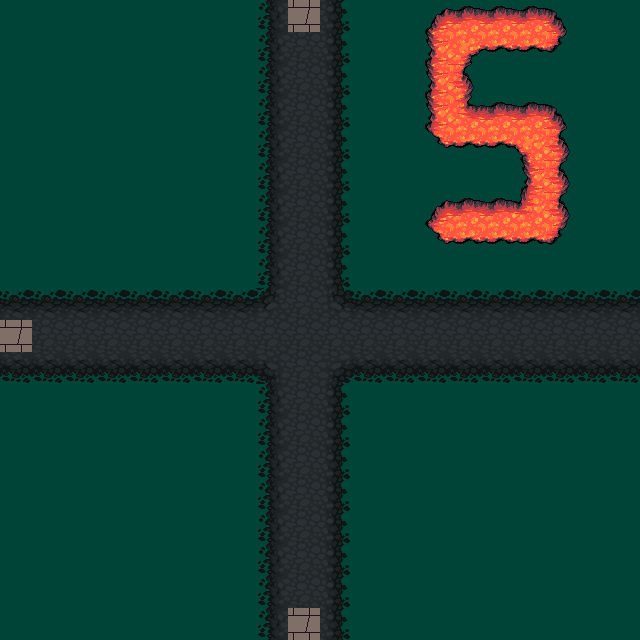

This is a level from a 2D game, rendered from its Tiled map with the project's own tilesets. A one-line summary and the complete map file follow:
An orthogonal 20x20 tile map with 32x32 px tiles, 3 tile layers (grass, road, num) and 3 objects (e4, e3, e1).

<map version="1.4" tiledversion="1.4.3" orientation="orthogonal" renderorder="right-down" width="20" height="20" tilewidth="32" tileheight="32" infinite="0" nextlayerid="5" nextobjectid="5">
 <tileset firstgid="1" source="../Maps/klipartz.com.tsx" />
 <layer id="1" name="grass" width="20" height="20">
  <data encoding="csv">
872,872,872,872,872,872,872,872,872,872,872,872,872,872,872,872,872,872,872,872,
872,872,872,872,872,872,872,872,872,872,872,872,872,872,872,872,872,872,872,872,
872,872,872,872,872,872,872,872,872,872,872,872,872,872,872,872,872,872,872,872,
872,872,872,872,872,872,872,872,872,872,872,872,872,872,872,872,872,872,872,872,
872,872,872,872,872,872,872,872,872,872,872,872,872,872,872,872,872,872,872,872,
872,872,872,872,872,872,872,872,872,872,872,872,872,872,872,872,872,872,872,872,
872,872,872,872,872,872,872,872,872,872,872,872,872,872,872,872,872,872,872,872,
872,872,872,872,872,872,872,872,872,872,872,872,872,872,872,872,872,872,872,872,
872,872,872,872,872,872,872,872,872,872,872,872,872,872,872,872,872,872,872,872,
872,872,872,872,872,872,872,872,872,872,872,872,872,872,872,872,872,872,872,872,
872,872,872,872,872,872,872,872,872,872,872,872,872,872,872,872,872,872,872,872,
872,872,872,872,872,872,872,872,872,872,872,872,872,872,872,872,872,872,872,872,
872,872,872,872,872,872,872,872,872,872,872,872,872,872,872,872,872,872,872,872,
872,872,872,872,872,872,872,872,872,872,872,872,872,872,872,872,872,872,872,872,
872,872,872,872,872,872,872,872,872,872,872,872,872,872,872,872,872,872,872,872,
872,872,872,872,872,872,872,872,872,872,872,872,872,872,872,872,872,872,872,872,
872,872,872,872,872,872,872,872,872,872,872,872,872,872,872,872,872,872,872,872,
872,872,872,872,872,872,872,872,872,872,872,872,872,872,872,872,872,872,872,872,
872,872,872,872,872,872,872,872,872,872,872,872,872,872,872,872,872,872,872,872,
872,872,872,872,872,872,872,872,872,872,872,872,872,872,872,872,872,872,872,872
</data>
 </layer>
 <layer id="2" name="road" width="20" height="20">
  <data encoding="csv">
0,0,0,0,0,0,0,0,307,882,309,0,0,0,0,0,0,0,0,0,
0,0,0,0,0,0,0,0,307,308,309,0,0,0,0,0,0,0,0,0,
0,0,0,0,0,0,0,0,307,308,309,0,0,0,0,0,0,0,0,0,
0,0,0,0,0,0,0,0,307,308,309,0,0,0,0,0,0,0,0,0,
0,0,0,0,0,0,0,0,307,308,309,0,0,0,0,0,0,0,0,0,
0,0,0,0,0,0,0,0,307,308,309,0,0,0,0,0,0,0,0,0,
0,0,0,0,0,0,0,0,307,308,309,0,0,0,0,0,0,0,0,0,
0,0,0,0,0,0,0,0,307,308,309,0,0,0,0,0,0,0,0,0,
0,0,0,0,0,0,0,0,307,308,309,0,0,0,0,0,0,0,0,0,
276,276,276,276,276,276,276,276,245,308,244,276,276,276,276,276,276,276,276,276,
882,308,308,308,308,308,308,308,308,308,308,308,308,308,308,308,308,308,308,308,
340,340,340,340,340,340,340,340,213,308,212,340,340,340,340,340,340,340,340,340,
0,0,0,0,0,0,0,0,307,308,309,0,0,0,0,0,0,0,0,0,
0,0,0,0,0,0,0,0,307,308,309,0,0,0,0,0,0,0,0,0,
0,0,0,0,0,0,0,0,307,308,309,0,0,0,0,0,0,0,0,0,
0,0,0,0,0,0,0,0,307,308,309,0,0,0,0,0,0,0,0,0,
0,0,0,0,0,0,0,0,307,308,309,0,0,0,0,0,0,0,0,0,
0,0,0,0,0,0,0,0,307,308,309,0,0,0,0,0,0,0,0,0,
0,0,0,0,0,0,0,0,307,308,309,0,0,0,0,0,0,0,0,0,
0,0,0,0,0,0,0,0,307,882,309,0,0,0,0,0,0,0,0,0
</data>
 </layer>
 <layer id="4" name="num" width="20" height="20">
  <data encoding="csv">
0,0,0,0,0,0,0,0,0,0,0,0,0,272,273,273,273,274,0,0,
0,0,0,0,0,0,0,0,0,0,0,0,0,304,209,337,337,338,0,0,
0,0,0,0,0,0,0,0,0,0,0,0,0,304,306,0,0,0,0,0,
0,0,0,0,0,0,0,0,0,0,0,0,0,304,241,273,273,274,0,0,
0,0,0,0,0,0,0,0,0,0,0,0,0,336,337,337,210,306,0,0,
0,0,0,0,0,0,0,0,0,0,0,0,0,0,0,0,304,306,0,0,
0,0,0,0,0,0,0,0,0,0,0,0,0,272,273,273,242,306,0,0,
0,0,0,0,0,0,0,0,0,0,0,0,0,336,337,337,337,338,0,0,
0,0,0,0,0,0,0,0,0,0,0,0,0,0,0,0,0,0,0,0,
0,0,0,0,0,0,0,0,0,0,0,0,0,0,0,0,0,0,0,0,
0,0,0,0,0,0,0,0,0,0,0,0,0,0,0,0,0,0,0,0,
0,0,0,0,0,0,0,0,0,0,0,0,0,0,0,0,0,0,0,0,
0,0,0,0,0,0,0,0,0,0,0,0,0,0,0,0,0,0,0,0,
0,0,0,0,0,0,0,0,0,0,0,0,0,0,0,0,0,0,0,0,
0,0,0,0,0,0,0,0,0,0,0,0,0,0,0,0,0,0,0,0,
0,0,0,0,0,0,0,0,0,0,0,0,0,0,0,0,0,0,0,0,
0,0,0,0,0,0,0,0,0,0,0,0,0,0,0,0,0,0,0,0,
0,0,0,0,0,0,0,0,0,0,0,0,0,0,0,0,0,0,0,0,
0,0,0,0,0,0,0,0,0,0,0,0,0,0,0,0,0,0,0,0,
0,0,0,0,0,0,0,0,0,0,0,0,0,0,0,0,0,0,0,0
</data>
 </layer>
 <objectgroup id="3" name="exits">
  <object id="1" name="e4" x="0" y="320" width="32" height="32" />
  <object id="2" name="e3" x="288" y="0" width="32" height="32" />
  <object id="4" name="e1" x="288" y="608" width="32" height="32" />
 </objectgroup>
</map>
